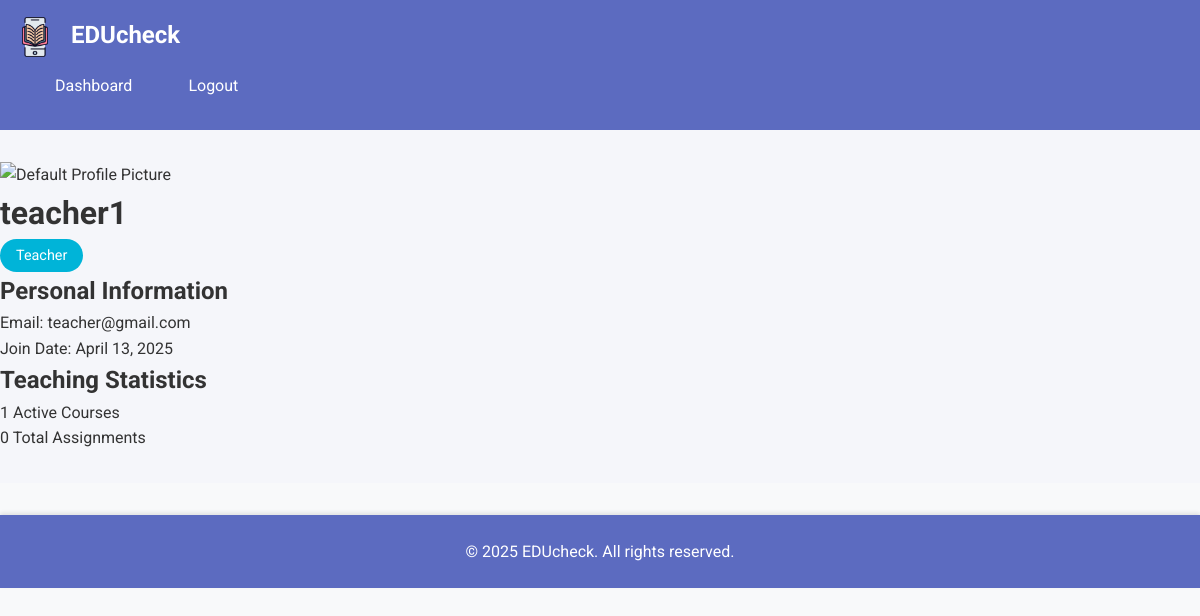
/teacher/profile (signed in), run on the app's committed database.
### app/models/user.py (models this page shows, shortened)
class User(UserMixin, db.Model):
    __tablename__ = 'users'
    id = db.Column(db.Integer, primary_key=True)
    username = db.Column(db.String(64), index=True, unique=True)
    email = db.Column(db.String(120), index=True, unique=True)
    password_hash = db.Column(db.String(128))
    role = db.Column(db.String(20))  # student, teacher, admin
    face_encoding = db.Column(db.LargeBinary)
    created_at = db.Column(db.DateTime, default=datetime.utcnow)
    assignments = db.relationship('AssignmentSubmission', backref='student', lazy='dynamic')
    sent_messages = db.relationship('ChatMessage',
                                    foreign_keys='ChatMessage.sender_id',
                                    backref='message_sender',
                                    lazy='dynamic')
    received_messages = db.relationship('ChatMessage',
                                        foreign_keys='ChatMessage.receiver_id',
                                        backref='message_receiver',
                                        lazy='dynamic')
    attendance_records = db.relationship('Attendance', backref='student', lazy='dynamic')

### app/routes/teacher_routes.py (the view)
@bp.route('/profile')
@login_required
@role_required('teacher')
def profile():
    courses = Course.query.filter_by(teacher_id=current_user.id).all()
    assignments = Assignment.query.filter_by(teacher_id=current_user.id).all()
    return render_template('dashboards/teacher_profile.html',
                           title=f"{current_user.username}'s Profile", # Dynamic title
                           courses=courses,
                           assignments=assignments)

### app/__init__.py (called while the page is built)
@login.user_loader
def load_user(id):
    from app.models import User
    return User.query.get(int(id))

### app/templates/dashboards/teacher_profile.html (shortened to what this page needs)
{% extends "base.html" %}
{% block content %}
<div class="profile-container">
    <div class="profile-header">
        <div class="profile-pic-large">
            {% if current_user.profile_pic %}
                <img src="{{ url_for('static', filename='uploads/' + current_user.profile_pic) }}" alt="Profile Picture">
            {% else %}
                <img src="{{ url_for('static', filename='images/default_profile.png') }}" alt="Default Profile Picture">
            {% endif %}
        </div>
        <h1>{{ current_user.username }}</h1>
        <span class="role-badge">Teacher</span>
    </div>
    <div class="profile-details">
        <div class="detail-section">
            <h2>Personal Information</h2>
            <div class="detail-item">
                <label>Email:</label>
                <span>{{ current_user.email }}</span>
            </div>
            <div class="detail-item">
                <label>Join Date:</label>
                <span>{{ current_user.created_at.strftime('%B %d, %Y') }}</span>
            </div>
        </div>
        <div class="detail-section">
            <h2>Teaching Statistics</h2>
            <div class="stats-grid">
                <div class="stat-item">
                    <span class="stat-number">{{ courses|length }}</span>
                    <span class="stat-label">Active Courses</span>
                </div>
                <div class="stat-item">
                    <span class="stat-number">{{ assignments|length }}</span>
                    <span class="stat-label">Total Assignments</span>
                </div>
            </div>
        </div>
    </div>
</div>
{% endblock %}

### app/static/css/main.css (style rules this page uses)
:root { --primary-color: #4285f4; --secondary-color: #34a853; --background: #f8f9fa; }
body { font-family: 'Roboto', sans-serif; background: var(--background); }
.role-badge { background: #00b4d8; color: white; padding: 0.3rem 1rem; border-radius: 20px; display: inline-block; font-size: 0.9rem; }
* { margin: 0; padding: 0; box-sizing: border-box; }
body { font-family: 'Roboto', 'Segoe UI', Arial, sans-serif; line-height: 1.6; color: #333; background-color: #f8f9fa; }

### data on the page
User: username "teacher1", email "teacher@gmail.com", created_at "April 13, 2025"

### other printed values
{{ courses|length }} "1"
{{ assignments|length }} "0"
